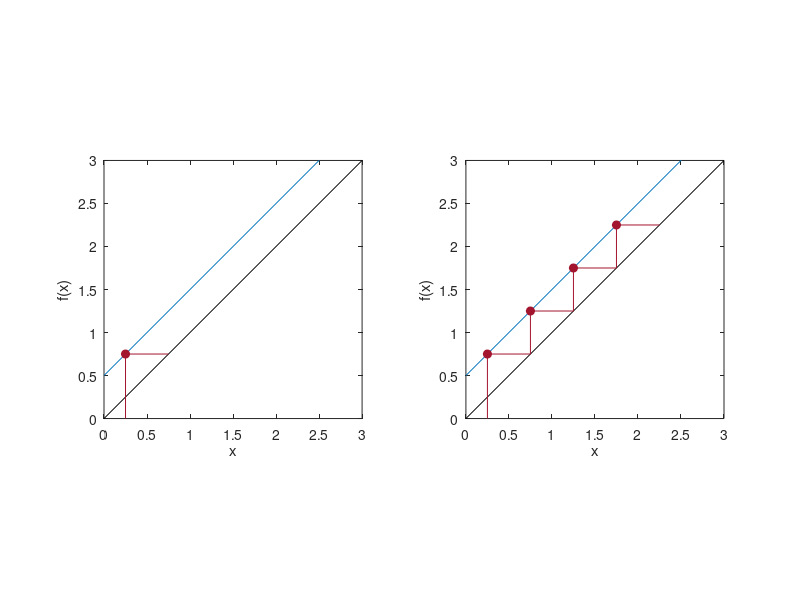

Source code (MATLAB):
% Abb. 1.25: Treppendiagramm zu x_{n+1} = x_n + 0.5 (Buch, Abschnitt 1.4)
% x_0 = 0.25; links ein Schritt, rechts vier Schritte. Der Graph von f schneidet y = x nicht: kein stationärer Zustand.
% (c) 2026 Philipp Kügler · Programm zum Buch „Dynamische Systeme in den Lebenswissenschaften“ · MIT-Lizenz (siehe LICENSE)
f = @(x) x + 0.5;
x = zeros(1, 5); x(1) = 0.25;
for k = 1:4
    x(k + 1) = f(x(k));
end
fprintf('x_0 ... x_4 = '); fprintf('%g  ', x); fprintf('\n');

rot = [0.64 0.08 0.18];
schrittzahl = [1 4];
for p = 1:2
    s = schrittzahl(p);
    subplot(1, 2, p);
    plot([0 3], [f(0) f(3)], 'Color', [0 0.447 0.741]); hold on
    plot([0 3], [0 3], 'k-');
    px = x(1); py = 0;
    for k = 1:s
        px = [px x(k) x(k + 1)]; py = [py x(k + 1) x(k + 1)];
    end
    plot(px, py, 'Color', rot);
    plot(x(1:s), x(2:s + 1), 'o', 'Color', rot, 'MarkerFaceColor', rot);   % Punkte (x_n, x_{n+1})
    hold off; axis equal; axis([0 3 0 3]); xlabel('x'); ylabel('f(x)');
end
